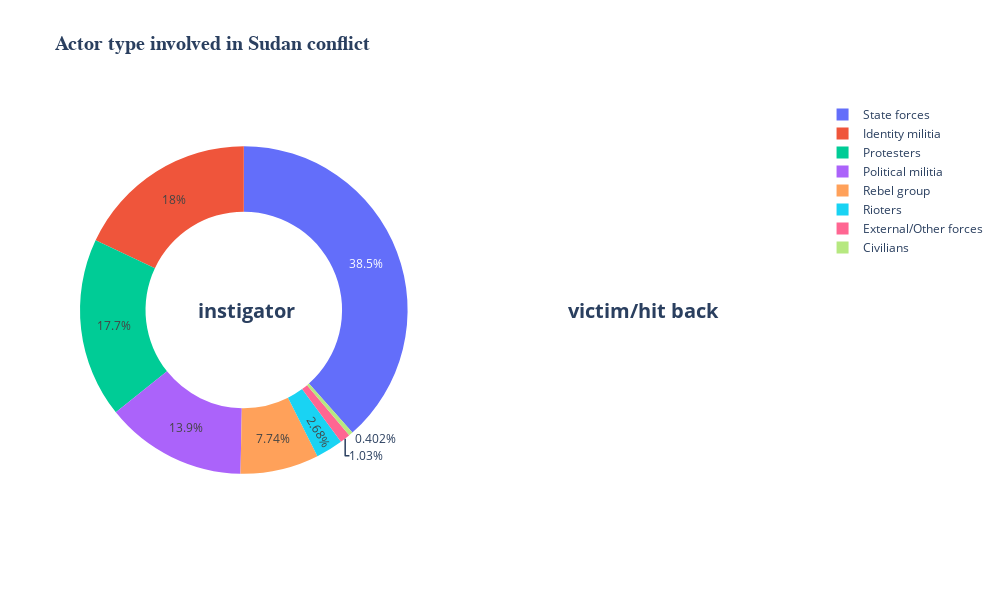

Notebook source saved alongside this figure:
### Code cell
# Create subplots
fig = make_subplots(rows=1, cols=2, specs=[[{'type':'domain'}, {'type':'domain'}]])

# Add pie charts to subplots
fig.add_trace(go.Pie(labels=actor_type1.index, values=actor_type1, name="Actor type1"), 1, 1)
#fig.add_trace(go.Pie(labels=actor_type2.index, values=actor_type2, name="Actor type2"), 1, 2)

# Update traces to create donut-like pie charts
fig.update_traces(hole=.6, hoverinfo="label+percent+name")

# Update layout with title and annotations
fig.update_layout(
    title="<b> Actor type involved in Sudan conflict<b>",
    titlefont={'color':None, 'size': 20, 'family': 'San-Serif'},
    height=600,
    width=1000,
    annotations=[
        dict(text='<b>instigator', x=0.16, y=0.5, font_size=20, showarrow=False),
        dict(text='<b>victim/hit back', x=0.88, y=0.5, font_size=20, showarrow=False)
    ]
)

# Show the plot
fig.show()

### Figure 1 — Plotly figure (JSON) as saved in the notebook; plotly's stock layout.template omitted (floating-point values rounded to 4 significant figures)
{"data": [{"domain": {"x": [0, 0.45], "y": [0, 1]}, "hole": 0.6, "hoverinfo": "label+percent+name", "labels": ["State forces", "Identity militia", "Protesters", "Political militia", "Rebel group", "Rioters", "External/Other forces", "Civilians"], "name": "Actor type1", "type": "pie", "values": [13484, 6309, 6218, 4889, 2715, 941, 360, 141]}], "layout": {"annotations": [{"font": {"size": 20}, "showarrow": false, "text": "<b>instigator", "x": 0.16, "y": 0.5}, {"font": {"size": 20}, "showarrow": false, "text": "<b>victim/hit back", "x": 0.88, "y": 0.5}], "height": 600, "title": {"font": {"family": "San-Serif", "size": 20}, "text": "<b> Actor type involved in Sudan conflict<b>"}, "width": 1000}}
